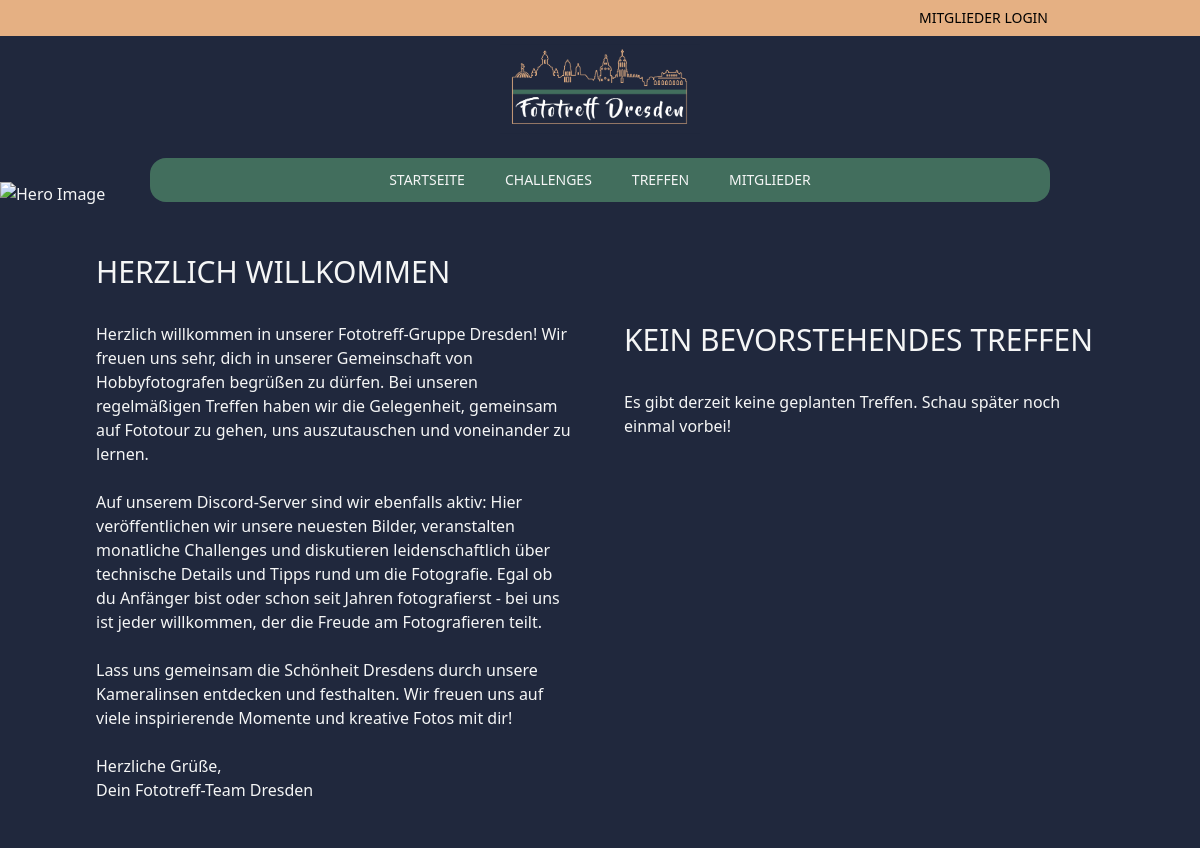
The app's page / (upper part), older data.
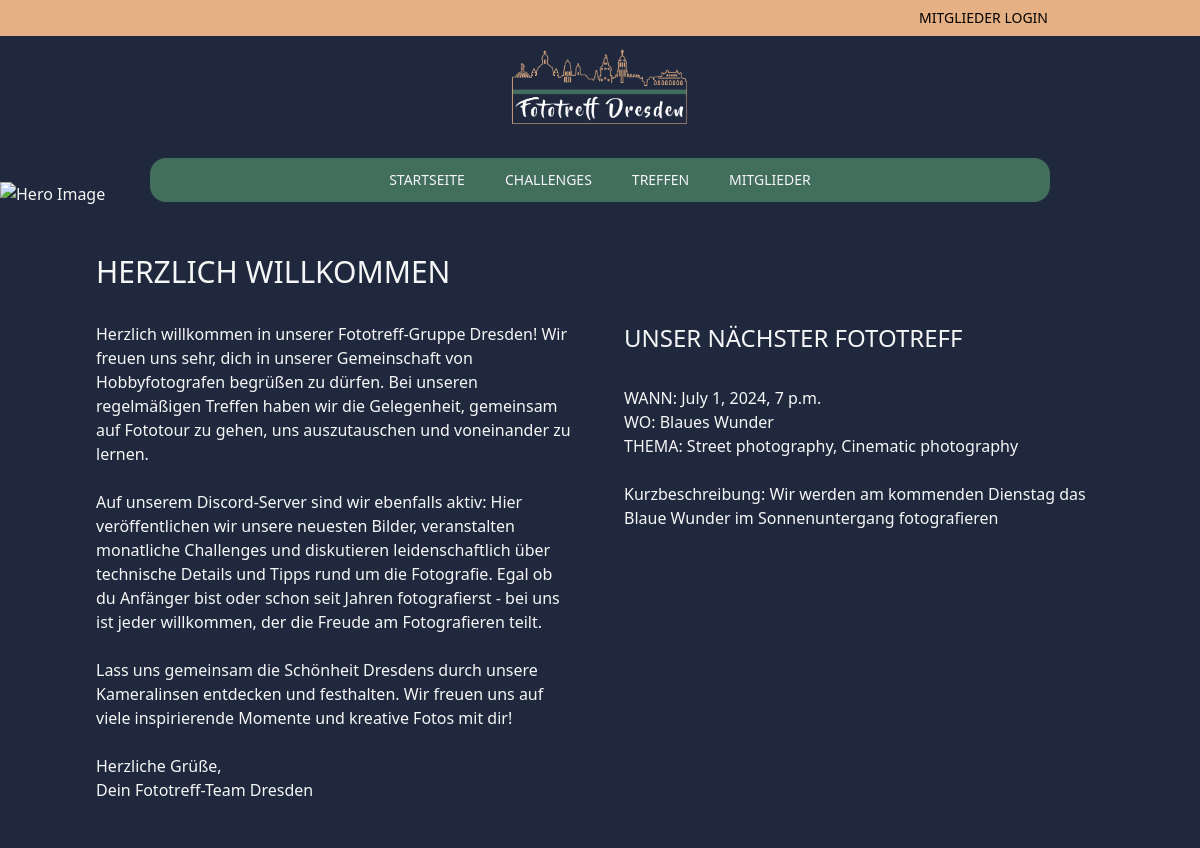
The same page, newer data.
### meetups/models.py (models this page shows, shortened)
class Meetup(models.Model):
    title = models.CharField(max_length=200)
    short_description = models.CharField(max_length=255)
    detailed_description = models.TextField()
    date = models.DateField()
    time = models.TimeField(default=default_meetup_time)  # Set default using a function
    location = models.CharField(max_length=200)
    topic = models.CharField(max_length=200)
    created_at = models.DateTimeField(auto_now_add=True)
    updated_at = models.DateTimeField(auto_now=True)

### main/views.py (the view)
# urls.py: path('', index, name='index'),
def index(request):
    newest_users = CustomUser.objects.order_by('-date_joined')[:3]
    upcoming_meetup = Meetup.objects.filter(date__gte=timezone.now()).order_by('date').first()
    return render(request, 'main/index.html', {'newest_users': newest_users, 'upcoming_meetup': upcoming_meetup})

### main/templates/main/index.html (shortened to what this page needs)
{% extends "main/base.html" %}
{% block content %}
    <div class="hero">
    </div>
    <div class="bg-fblue-950 text-fgray-50 pt-12 pb-16">
        <h2 class="mx-24 text-3xl font-normal text-white uppercase">Herzlich Willkommen</h2>
        <div class="pb-12 mx-24 grid grid-cols-1 md:grid-cols-2 gap-12 mt-8">
            <div>
                <p class="text-white font-light">
                    Herzlich willkommen in unserer Fototreff-Gruppe Dresden!
                    Wir freuen uns sehr, dich in unserer Gemeinschaft von Hobbyfotografen begrüßen zu dürfen. Bei
                    unseren regelmäßigen Treffen haben wir die Gelegenheit, gemeinsam auf Fototour zu gehen, uns
                    auszutauschen und voneinander zu lernen. <br> <br>
                    Auf unserem Discord-Server sind wir ebenfalls aktiv: Hier veröffentlichen wir unsere neuesten
                    Bilder, veranstalten monatliche Challenges und diskutieren leidenschaftlich über technische
                    Details und Tipps rund um die Fotografie. Egal ob du Anfänger bist oder schon seit Jahren
                    fotografierst - bei uns ist jeder willkommen, der die Freude am Fotografieren teilt. <br> <br>
                    Lass uns gemeinsam die Schönheit Dresdens durch unsere Kameralinsen entdecken und
                    festhalten. Wir freuen uns auf viele inspirierende Momente und kreative Fotos mit dir! <br> <br>
                    Herzliche Grüße, <br>
                    Dein Fototreff-Team Dresden
                </p>
            </div>
            <div>
                {% if upcoming_meetup %}
                    <h3 class="text-2xl font-light text-white uppercase">Unser nächster Fototreff</h2>
                    <p class="text-white font-light mt-8">
                        <strong class ="uppercase">Wann:</strong> {{ upcoming_meetup.date }}, {{ upcoming_meetup.time }} <br>
                        <strong class="uppercase">Wo:</strong> {{ upcoming_meetup.location }} <br>
                        <strong class="uppercase">Thema:</strong> {{ upcoming_meetup.topic }} <br>
                        <br>
                        <strong>Kurzbeschreibung:</strong> {{ upcoming_meetup.short_description }} <br>
                    </p>
                {% else %}
                    <h2 class="text-3xl font-normal text-white uppercase">Kein bevorstehendes Treffen</h2>
                    <p class="text-white font-light mt-8">Es gibt derzeit keine geplanten Treffen. Schau später noch einmal vorbei!</p>
                {% endif %}
            </div>
        </div>
{% endblock %}

Row changes from the older to the newer data that the page shows:
now on this page (row edited): Meetup: date "July 1, 2024", time "7 p.m.", location "Blaues Wunder", topic "Street photography, Cinematic photography", short_description "Wir werden am kommenden Dienstag das Blaue Wunder im Sonnenuntergang fotografieren"
Text that changed along with them:
text no longer shown: "KEIN BEVORSTEHENDES TREFFEN Es gibt derzeit keine geplanten Treffen. Schau später noch einmal vorbei!"
text now shown: "UNSER NÄCHSTER FOTOTREFF WANN: , WO: THEMA: Kurzbeschreibung:"
